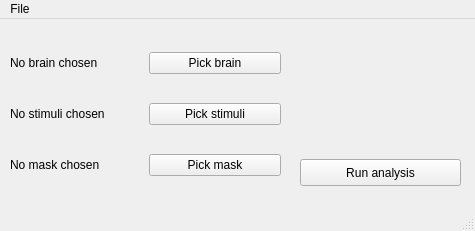
<?xml version="1.0" encoding="UTF-8"?>
<ui version="4.0">
 <class>MainWindow</class>
 <widget class="QMainWindow" name="MainWindow">
  <property name="geometry">
   <rect>
    <x>0</x>
    <y>0</y>
    <width>475</width>
    <height>231</height>
   </rect>
  </property>
  <property name="windowTitle">
   <string>Prototype</string>
  </property>
  <widget class="QWidget" name="centralwidget">
   <widget class="QPushButton" name="pushButton">
    <property name="geometry">
     <rect>
      <x>300</x>
      <y>140</y>
      <width>161</width>
      <height>27</height>
     </rect>
    </property>
    <property name="text">
     <string>Run analysis</string>
    </property>
   </widget>
   <widget class="QWidget" name="layoutWidget">
    <property name="geometry">
     <rect>
      <x>10</x>
      <y>10</y>
      <width>271</width>
      <height>171</height>
     </rect>
    </property>
    <layout class="QVBoxLayout" name="verticalLayout">
     <item>
      <layout class="QHBoxLayout" name="horizontalLayout">
       <item>
        <widget class="QLabel" name="brainLabel">
         <property name="text">
          <string>No brain chosen</string>
         </property>
        </widget>
       </item>
       <item>
        <widget class="QPushButton" name="brainButton">
         <property name="text">
          <string>Pick brain</string>
         </property>
        </widget>
       </item>
      </layout>
     </item>
     <item>
      <layout class="QHBoxLayout" name="horizontalLayout_6">
       <item>
        <widget class="QLabel" name="stimuliLabel">
         <property name="text">
          <string>No stimuli chosen</string>
         </property>
        </widget>
       </item>
       <item>
        <widget class="QPushButton" name="stimuliButton">
         <property name="text">
          <string>Pick stimuli</string>
         </property>
        </widget>
       </item>
      </layout>
     </item>
     <item>
      <layout class="QHBoxLayout" name="horizontalLayout_2">
       <item>
        <widget class="QLabel" name="maskLabel">
         <property name="text">
          <string>No mask chosen</string>
         </property>
        </widget>
       </item>
       <item>
        <widget class="QPushButton" name="maskButton">
         <property name="text">
          <string>Pick mask</string>
         </property>
        </widget>
       </item>
      </layout>
     </item>
    </layout>
   </widget>
   <zorder>layoutWidget</zorder>
   <zorder>pushButton</zorder>
  </widget>
  <widget class="QMenuBar" name="menubar">
   <property name="geometry">
    <rect>
     <x>0</x>
     <y>0</y>
     <width>475</width>
     <height>20</height>
    </rect>
   </property>
   <widget class="QMenu" name="menuFile">
    <property name="title">
     <string>File</string>
    </property>
    <addaction name="actionSettings"/>
   </widget>
   <addaction name="menuFile"/>
  </widget>
  <widget class="QStatusBar" name="statusbar"/>
  <action name="actionSettings">
   <property name="text">
    <string>Pick SPM Path</string>
   </property>
  </action>
 </widget>
 <resources/>
 <connections/>
</ui>
